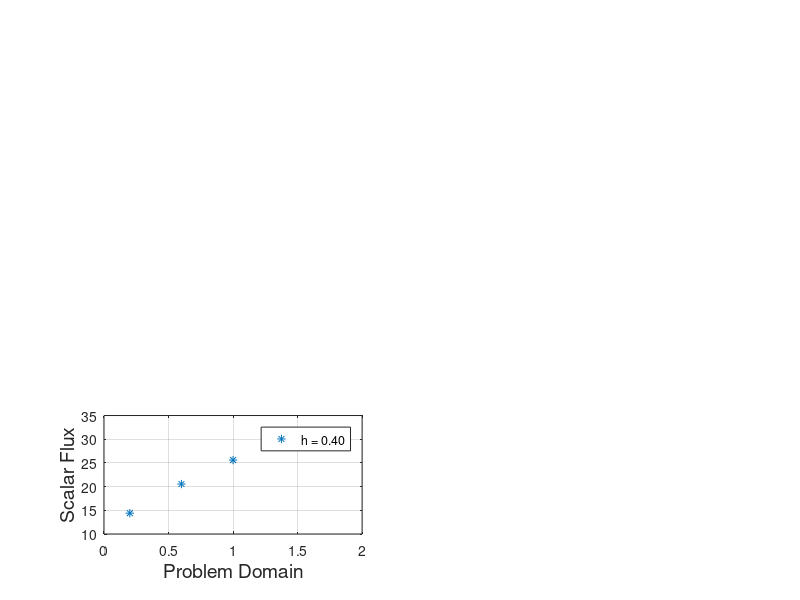

This figure's MATLAB source:
% HW4, Question 3
clear all

% logistical things
fontsize = 16;

% material data
mu = 0.2;
mu07 = 0.7;
Et = 1.0;
Es = 0.5;
tolerance = 0.01;
norm = 1; % intial arbitrary value
num_iterations = 0;
max_iterations = 100;
plot_num = 5;

for alpha = [0.5]

    for h = [0.4]
        
        mesh = 0:h:2;
        elem_length = mesh(2);
        coordinates = 0:(elem_length / 2):2;

        % initial guess for the scattering source is simply set to the 
        % external source (equivalent to guessing psi = 0.0)
        q = 1.0 .* coordinates;

        % iterate
        while ((norm > tolerance) && (num_iterations < max_iterations))
            
            if (elem_length > 2 * mu / Et)
                sprintf('Warning: Possibly negative flux!')
            end

            % initialize
            psi = zeros(1, length(coordinates));
            psi_n = zeros(1, length(coordinates));
            psi07 = zeros(1, length(coordinates));
            psi_n07 = zeros(1, length(coordinates));

            psi(1) = 2.0; % incoming flux boundary condition

            % positive sweep
            i = 1;

            while i <= (length(coordinates) - 2)
                % compute cell-centered value
                psi(i + 1) = (q(i+1) + (2 / (1 + alpha)) * (abs(mu) * psi(i) ./ elem_length)) / (Et + (2 / (1 + alpha)) * abs(mu) / elem_length);
                psi07(i + 1) = (q(i+1) + (2 / (1 + alpha)) * (abs(mu07) * psi07(i) ./ elem_length)) / (Et + (2 / (1 + alpha)) * abs(mu07) / elem_length);

                % compute out-going value
                psi(i + 2) = (2 / (1 + alpha)) * psi(i + 1) - ((1 - alpha)/(1 + alpha)) * psi(i);
                psi07(i + 2) = (2 / (1 + alpha)) * psi07(i + 1) - ((1 - alpha)/(1 + alpha)) * psi07(i);
   
                % move to next cell
                i = i + 2;
            end
            

            % negative sweep - store the outgoing flux to apply periodic BC
            i = length(coordinates);
            psi_n(i) = psi(end);
            psi_n07(i) = psi07(end);

            while i > 2

                % compute the cell-centered flux
                psi_n(i - 1) = (q(i-1) + (2/(1 - alpha)) * (mu * psi_n(i) / elem_length)) / (Et + 2 * mu / (elem_length * (1 - alpha)));
                psi_n07(i - 1) = (q(i-1) + (2/(1 - alpha)) * (mu07 * psi_n07(i) / elem_length)) / (Et + 2 * mu07 / (elem_length * (1 - alpha)));

                % compute the outgoing face flux
                psi_n(i - 2) = (2 / (1 - alpha)) * psi_n(i-1) - ((1+alpha)/(1-alpha)) * psi_n(i);
                psi_n07(i - 2) = (2 / (1 - alpha)) * psi_n07(i-1) - ((1+alpha)/(1-alpha)) * psi_n07(i);

                i = i - 2;
            end
            
            % update the scattering source, and add the external source
            q_new = zeros(1, length(psi));
            q_new = Es .* 0.5 .* (psi + psi_n + psi07 + psi_n07) + 1.0.*coordinates;

            % test for convergence
            norm = 0;
            for u = 1:length(q_new)
                norm = norm + (q_new(u) - q(u)).^2;
            end
            norm = sqrt(norm);
            
            q = q_new;
            
            num_iterations = num_iterations + 1;
            if num_iterations >= max_iterations
                disp('Maximum number of iterations reached!')
            end
            
        end
        
        % compute scalar flux
        phi = 0.5 .* (psi(2:2:end) + psi_n(2:2:end) + psi07(2:2:end) + psi_n07(2:2:end));
        
        % plot the scalar flux
        subplot(3, 2, plot_num)
        plot(coordinates(2:2:end), phi, '*')
        hold on
        grid on
        legend(sprintf('h = %.2f', h))
        xlabel('Problem Domain', 'FontSize', fontsize-2)
        ylabel('Scalar Flux', 'FontSize', fontsize-2)
    end 
end

%saveas(gcf, 'ScalarFlux_partC', 'jpeg')
%close all
